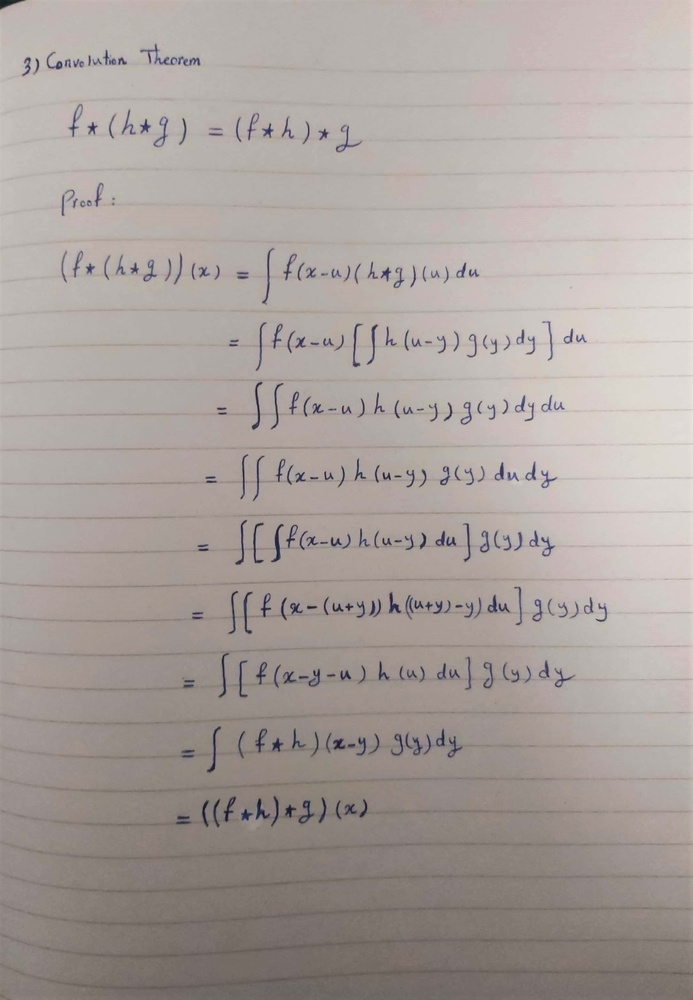
#> input picture cv_1_3.jpg, 693 x 1000 px, shrunk from 2168 x 3128 before the run
$ python sheet01.py cv_1_3.jpg
#> lines starting #> are read from the running program, lines starting #| are printed output that depends on the picture; long printed decimals are rounded
import cv2 as cv
import numpy as np
from matplotlib import pyplot as plt
import random
import time
import sys

if __name__ == '__main__':
    img_path = sys.argv[1]


def my_integral(img):
    temp_img = cv.copyMakeBorder(img, 1, 0, 1, 0, cv.BORDER_CONSTANT, None,
                                 0)  # add a border of zeros to top and left of image
    integral_img = np.zeros((temp_img.shape[0], temp_img.shape[1]), dtype=int)
    for i in range(1, integral_img.shape[0]):  # rows
        for j in range(1, integral_img.shape[1]):  # columns
            integral_img[i, j] = int(integral_img[i - 1, j]) + int(integral_img[i, j - 1]) + int(temp_img[i, j]) -\
                                 int(integral_img[i - 1, j - 1])
    integral_img = integral_img[1:, 1:]  # removing the border
    return integral_img


def mean_integral_i(img):
    sum = 0
    for i in range(img.shape[0]):  # rows
        for j in range(img.shape[1]):  # columns
            sum += img[i, j]
    mean = sum / img.size
    return mean


def mean_integral_ii(img):
    return cv.integral(img)[-1, -1] / img.size


def mean_integral_iii(img):
    integral_img = my_integral(img)
    return integral_img[-1, -1] / integral_img.size


# extracts a randomly placed rectangle with a given size form image
def get_patch(img, patch_height, patch_width):
    height, width = img.shape[0], img.shape[1]
    row = random.randint(1, height - patch_height)
    col = random.randint(1, width - patch_width)
    return img[row:row + patch_height, col: col + patch_width]


def hist_eq(img):
    width, height, size = img.shape[0], img.shape[1], img.size
    # creating histogram of an image
    hist = np.zeros(256)
    for i in range(width):
        for j in range(height):
            hist[img[i, j]] += 1
    # creating cumulitive histogram of image
    cumulitive_hist = np.zeros(256)
    cumulitive_hist[0] = hist[0]
    for i in range(1, hist.size):
        cumulitive_hist[i] = cumulitive_hist[i - 1] + hist[i]
    # histogram equalize image
    for i in range(width):
        for j in range(height):
            img[i, j] = 255 / size * cumulitive_hist[img[i, j]]
    return img


# compute maximum pixelwise error of two images
def max_err(src, res):
    err = 0
    for i in range(src.shape[0]):
        for j in range(src.shape[1]):
            if int(src[i, j]) - int(res[i, j]) > err:
                err = int(src[i, j]) - int(res[i, j])
    return err


def salt_pepper(img, p):
    img_copy = img.copy()
    plain = np.ones(100 - p)
    peper = np.zeros(p // 2 - 1)
    salt = 256 * np.ones(p // 2 + 1)
    dice = np.append(plain, peper)
    dice = np.append(dice, salt)
    for i in range(img.shape[0]):
        for j in range(img.shape[1]):
            random_value = np.random.choice(dice)
            if(random_value != 1):
               img_copy[i,j] = random_value
    return img_copy


def update_mean_gray_err(src, res):
    return mean_integral_ii(src) - mean_integral_ii(res)


def gaussian_kernel(sigma):
    kernel_size = int(6*sigma) - 1
    kernel = np.zeros([kernel_size, kernel_size])
    for i in range(kernel_size):
        for j in range(kernel_size):
            kernel[i, j] = (1 / (2 * np.pi * sigma ** 2)) * np.e ** (-(i ** 2 + j ** 2) / (2 * sigma ** 2))
    return kernel

def cast_to_image(integral_img):
    casted = np.zeros((integral_img.shape[0], integral_img.shape[1]))
    for i in range(1, integral_img.shape[0]):
        for j in range(1, integral_img.shape[1]):
            if integral_img[i, j] > 256:
                casted[i, j] = 256
            else:
                casted[i,j] = integral_img[i,j]
    return casted


#    =========================================================================
img = cv.imread(img_path, cv.IMREAD_GRAYSCALE)  # read image
#> img: shape (1000, 693); min 18, max 230, mean 163
#    =========================================================================

#    =========================================================================
#    ==================== Task 1 =================================
#    =========================================================================
print('Task 1:');
# a
integral_img = my_integral(img)
#> after the loop in my_integral, `for i in range(1, integral_img.shape[0]):`:
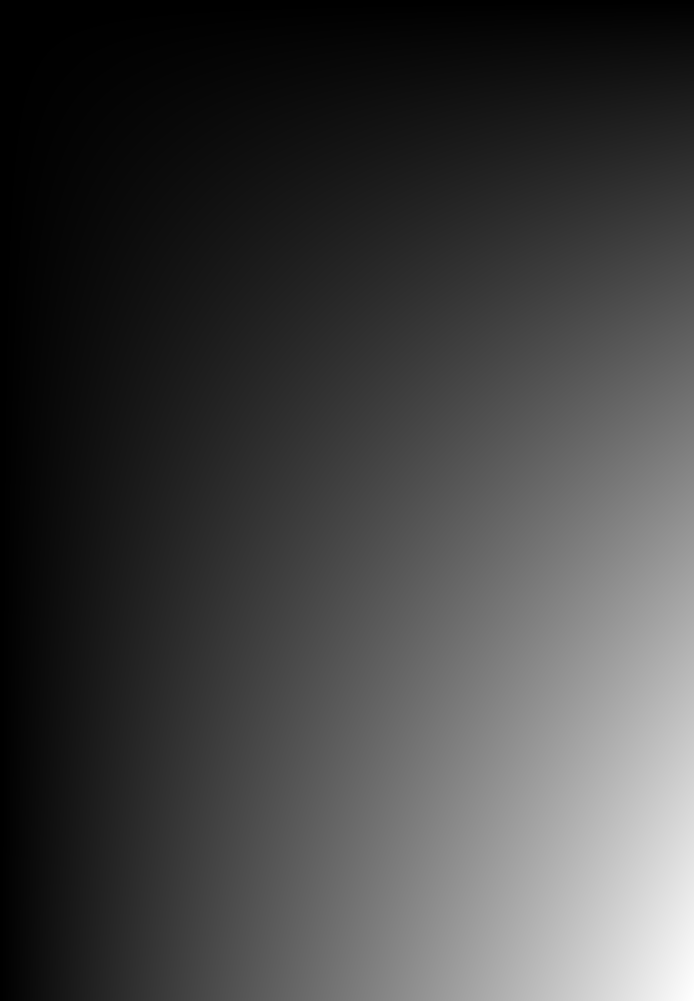
#> integral_img: shape (1001, 694) int64; min 0, max 112925020, mean 29449505; drawn with min black and max white
casted = cast_to_image(integral_img)
#> after the loop in cast_to_image, `for i in range(1, integral_img.shape[0]):`:
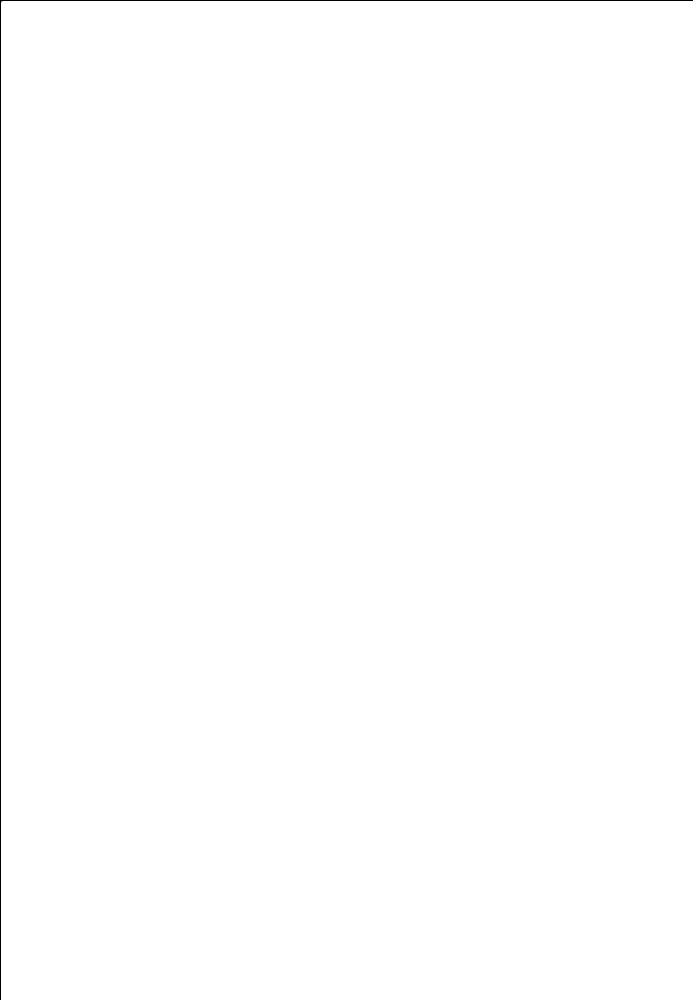
#> casted: shape (1000, 693) float64; min 0, max 256, mean 255.4; drawn with min black and max white
cv.imshow('the values above 256 are all whitend', casted)
input('press any key to continue')

# b
# using sum of image values
mean_value_i = mean_integral_i(img)
#> after the loop in mean_integral_i, `for i in range(img.shape[0]):`: sum = 112925020
#> in mean_integral_i, `mean = sum / img.size`: mean = 163
#> mean_value_i = 163
print('mean value i = ', mean_value_i)
#| mean value i =  162.951

# using cv.integral
mean_value_ii = mean_integral_ii(img)
#> mean_value_ii = 163
print('mean value ii=', mean_value_ii)
#| mean value ii= 162.951

# using integral image of our own
mean_value_iii = mean_integral_iii(img)
#> mean_value_iii = 163
print('mean value iii = ', mean_value_iii)
#| mean value iii =  162.951

# c
for i in range(10):
    patch = get_patch(img, 10, 10)
    t_start = time.process_time()
    mean_integral_i(patch)
    t_end = time.process_time()
    print('patch', i, 'mean integral i process time = ', (t_end - t_start))

    t_start = time.process_time()
    mean_integral_ii(patch)
    t_end = time.process_time()
    print('patch', i, 'mean integral ii process time = ', (t_end - t_start))

    t_start = time.process_time()
    mean_integral_iii(patch)
    t_end = time.process_time()
    print('patch', i, 'mean integral iii process time = ', (t_end - t_start))


#    =========================================================================
#    ==================== Task 2 =================================
#    =========================================================================
print('Task 2:');

# a
cv_img_hist_eq = cv.equalizeHist(img)
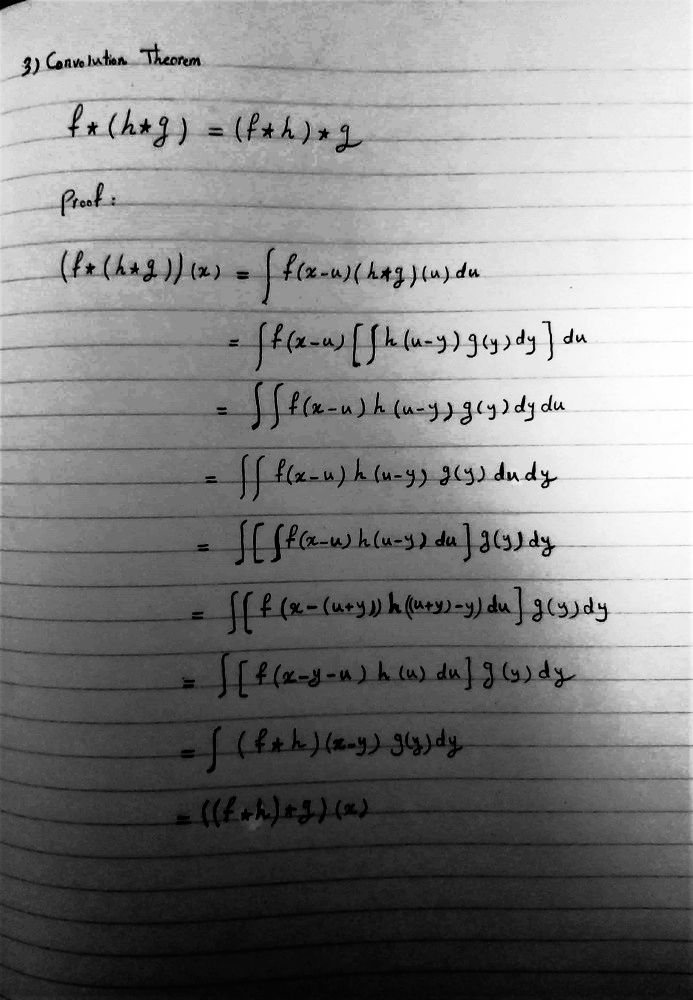
#> cv_img_hist_eq: shape (1000, 693); min 0, max 255, mean 128.9
cv.imshow('cv histogram equalized', cv_img_hist_eq)
input('press any key to continue')

my_img_hist_eq = hist_eq(img)
cv.imshow('my histogram qualized', my_img_hist_eq)
input('press any key to continue')
print('maximum error for opencv histogram equalization and ours is =', max_err(cv_img_hist_eq, my_img_hist_eq))
#> after the loop in max_err, `for i in range(src.shape[0]):`: err = 1
#| maximum error for opencv histogram equalization and ours is = 1

#    =========================================================================
#    ==================== Task 4 =================================
#    =========================================================================

print('Task 4:');
cv.imshow('bonn.png', img)
input('press any key to continue')

sigma = 2 * np.sqrt(2)
kernel_size = int(6*sigma) - 1

# a
cv_blurred = cv.GaussianBlur(img, (kernel_size, kernel_size), 2 * np.sqrt(2))
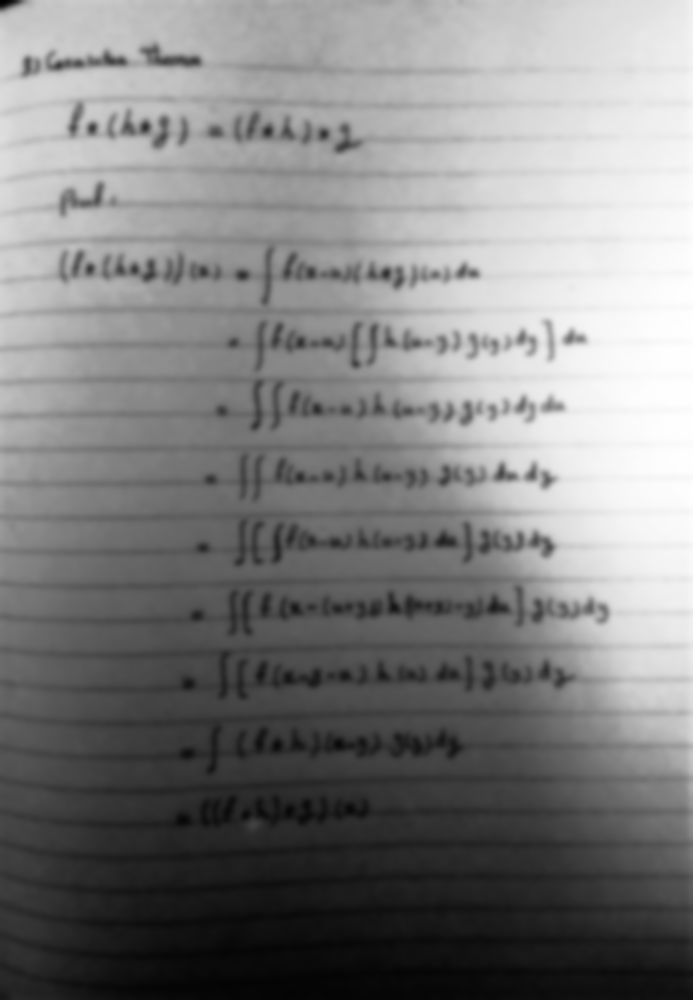
#> cv_blurred: shape (1000, 693); min 0, max 254, mean 128.4
cv.imshow('a: blurred with cv gaussian blur function', cv_blurred)
input('press any key to continue')

# b
cv_kernel = cv.getGaussianKernel(kernel_size, sigma)
cv_gaus_blurred = cv.filter2D(img, -1, cv_kernel)
cv.imshow('b: blurred with cv gaussian kernel', cv_gaus_blurred)
input('press any key to continue')

# c
my_kernel = gaussian_kernel(sigma)
my_gaus_blurred = cv.filter2D(img, -1, my_kernel)
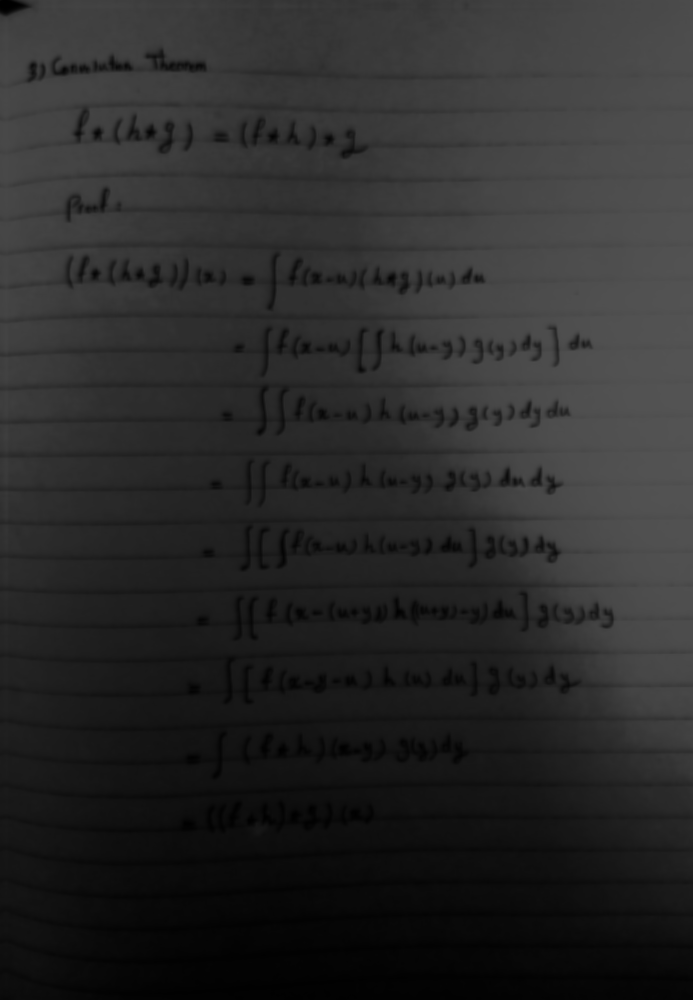
#> my_gaus_blurred: shape (1000, 693); min 0, max 83, mean 41.9
cv.imshow('c: blurred with self implemented gaussian kernel', my_gaus_blurred)
#> (the run stopped early here; a loop or call above may not have finished)

$ run again, on source codes/Assignment 08/exercise1/detect/face/boris.jpg
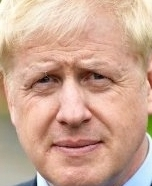
#> input picture source codes/Assignment 08/exercise1/detect/face/boris.jpg, 152 x 186 px
#> after the loop in cast_to_image, `for i in range(1, integral_img.shape[0]):`:
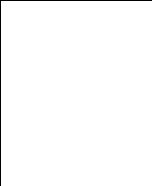
#> casted: shape (186, 152) float64; values 0 (black) and 256 (white), 98.8% white; black in thin lines or dots
#> after the loop in mean_integral_i, `for i in range(img.shape[0]):`: sum = 4992898
#> mean = 176.6
#| mean value i =  176.602
#| mean value ii= 176.602
#| mean value iii =  176.602
#> after the loop in max_err, `for i in range(src.shape[0]):`: err = 1
#| maximum error for opencv histogram equalization and ours is = 1
#> `my_gaus_blurred = cv.filter2D(img, -1, my_kernel)`:
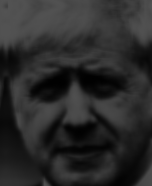
#> my_gaus_blurred: shape (186, 152); min 0, max 83, mean 42.4

$ run again, on source codes/Assignment 08/exercise1/detect/face/obama.jpg
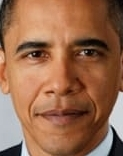
#> input picture source codes/Assignment 08/exercise1/detect/face/obama.jpg, 123 x 156 px
#> after the loop in cast_to_image, `for i in range(1, integral_img.shape[0]):`:
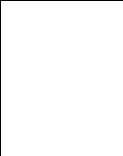
#> casted: shape (156, 123) float64; values 0 (black) and 256 (white), 98.6% white; black in thin lines or dots
#> after the loop in mean_integral_i, `for i in range(img.shape[0]):`: sum = 2234540
#> mean = 116.5
#| mean value i =  116.455
#| mean value ii= 116.455
#| mean value iii =  116.455
#> after the loop in max_err, `for i in range(src.shape[0]):`: err = 1
#| maximum error for opencv histogram equalization and ours is = 1
#> `my_gaus_blurred = cv.filter2D(img, -1, my_kernel)`:
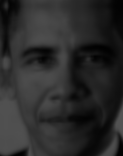
#> my_gaus_blurred: shape (156, 123); min 1, max 82, mean 42.3
